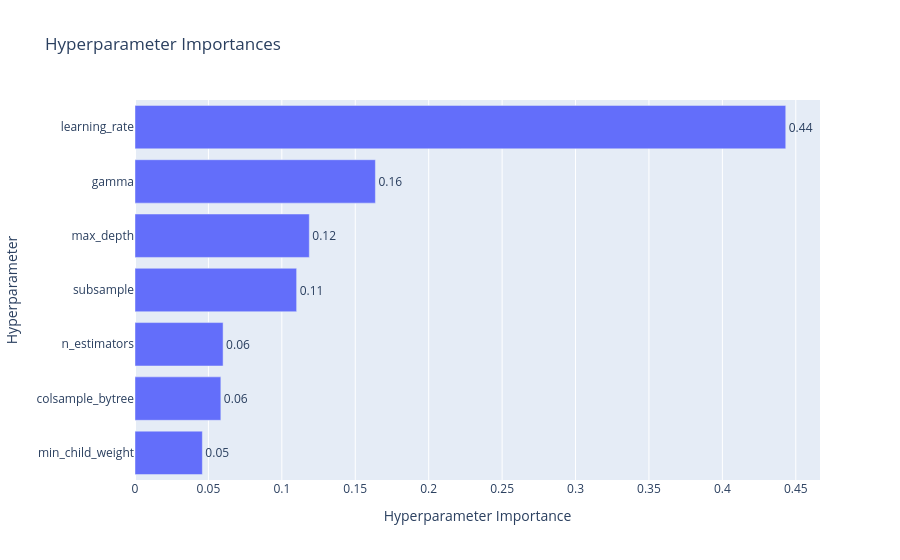

Here is the notebook cell this chart was saved with:
### Code cell
plot_param_importances(study)

### Figure 1 — Plotly figure (JSON) as saved in the notebook; plotly's stock layout.template omitted (floating-point values rounded to 4 significant figures)
{"data": [{"cliponaxis": false, "hovertemplate": ["min_child_weight (IntDistribution): 0.0458732661311246<extra></extra>", "colsample_bytree (FloatDistribution): 0.058466526889448166<extra></extra>", "n_estimators (IntDistribution): 0.05999451576055588<extra></extra>", "subsample (FloatDistribution): 0.11007805449363081<extra></extra>", "max_depth (IntDistribution): 0.11871438205654128<extra></extra>", "gamma (FloatDistribution): 0.16371147981739168<extra></extra>", "learning_rate (FloatDistribution): 0.4431617748513075<extra></extra>"], "name": "Objective Value", "orientation": "h", "text": ["0.05", "0.06", "0.06", "0.11", "0.12", "0.16", "0.44"], "textposition": "outside", "type": "bar", "x": [0.04587, 0.05847, 0.05999, 0.1101, 0.1187, 0.1637, 0.4432], "y": ["min_child_weight", "colsample_bytree", "n_estimators", "subsample", "max_depth", "gamma", "learning_rate"]}], "layout": {"title": {"text": "Hyperparameter Importances"}, "xaxis": {"title": {"text": "Hyperparameter Importance"}}, "yaxis": {"title": {"text": "Hyperparameter"}}}}
